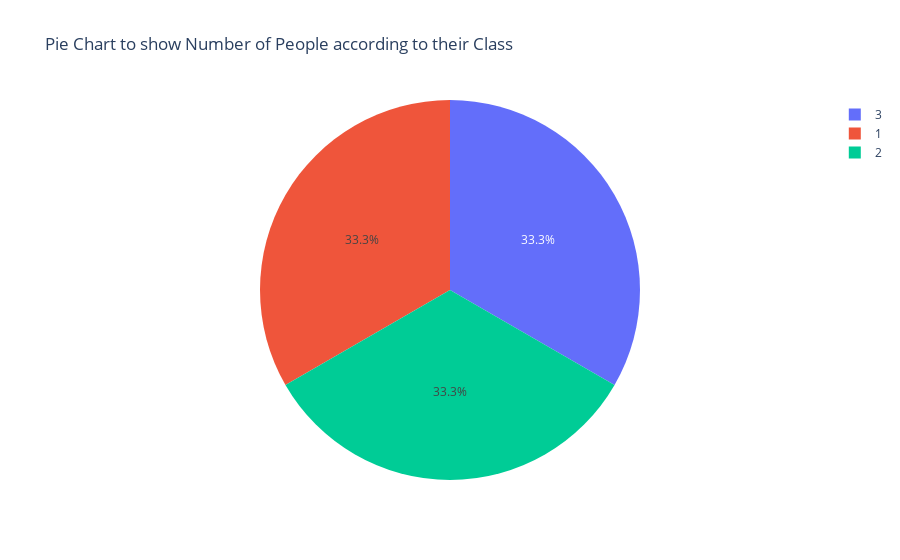

The code cell stored with this chart in its notebook:
### Code cell
px.pie(no_of_passenger,'pclass',title='Pie Chart to show Number of People according to their Class',)

### Figure 1 — Plotly figure (JSON) as saved in the notebook; plotly's stock layout.template omitted (floating-point values rounded to 4 significant figures)
{"data": [{"domain": {"x": [0, 1], "y": [0, 1]}, "hovertemplate": "pclass=%{label}<extra></extra>", "labels": [3, 1, 2], "legendgroup": "", "name": "", "showlegend": true, "type": "pie"}], "layout": {"legend": {"tracegroupgap": 0}, "title": {"text": "Pie Chart to show Number of People according to their Class"}}}
